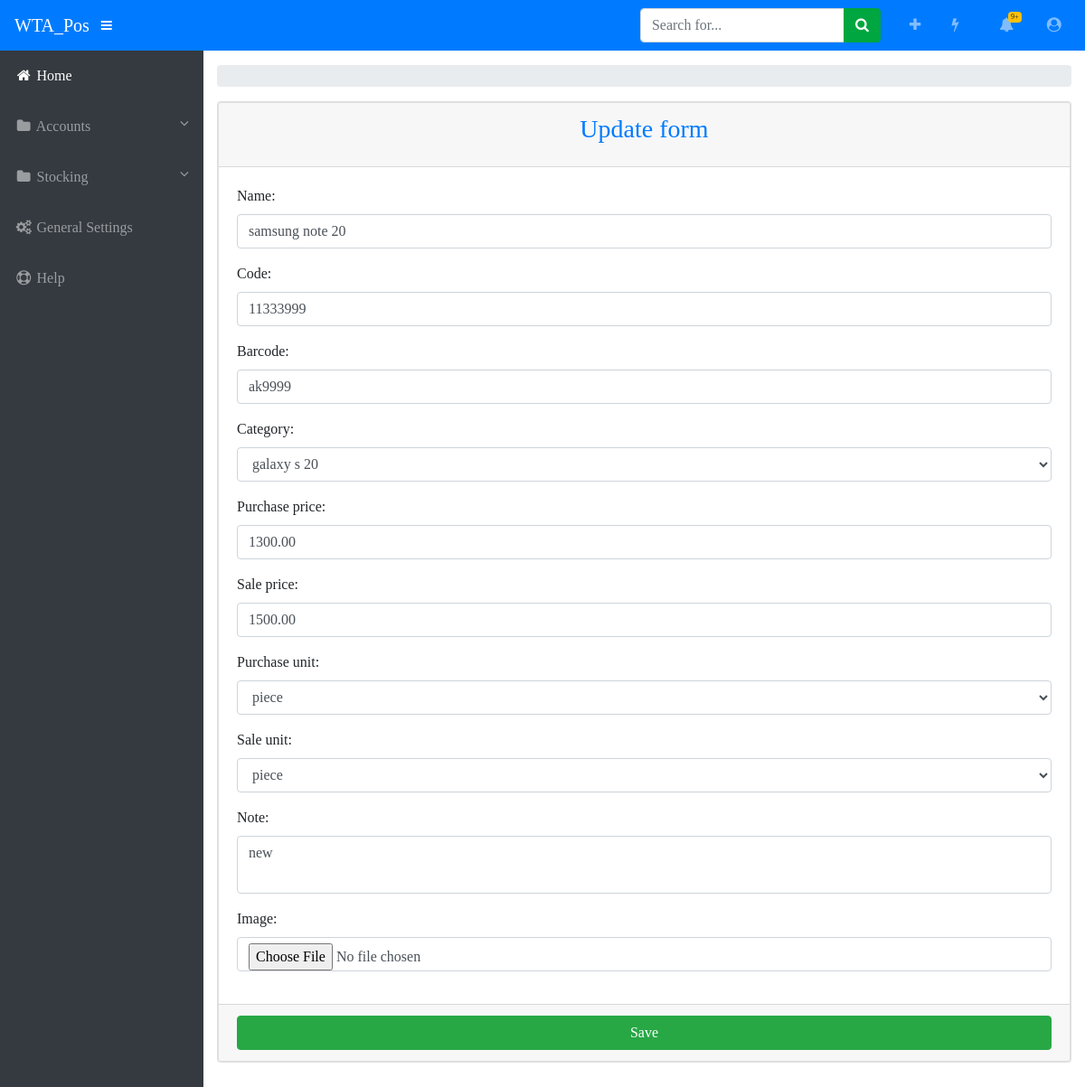
Screenshot of /Stocked/update/Products/1/ with the database file from the repository.
### Stocked/models.py (models this page shows)
class Product(models.Model):
    name = models.CharField(max_length=32)
    code = models.CharField(max_length=8)
    barcode = models.CharField(max_length=16)
    category = models.ForeignKey(Category,on_delete=models.CASCADE)
    purchase_price = models.DecimalField(max_digits=9,decimal_places=2)
    sale_price = models.DecimalField(max_digits=9,decimal_places=2)
    purchase_unit = models.ForeignKey(Unit,on_delete=models.CASCADE,related_name='parchase_unit')
    sale_unit = models.ForeignKey(Unit,on_delete=models.CASCADE,related_name='sale_unit')
    note = models.TextField(max_length=64)
    image = models.ImageField(upload_to="pro_images/%y/%m/%d",default='pro_images/default.png',blank=True)

class Category(models.Model):
    name = models.CharField(max_length=32)
    brand = models.ForeignKey(Brand,on_delete=models.CASCADE)
    note = models.TextField()
    def __str__(self):
        return self.name

class Unit(models.Model):
    name = models.CharField(max_length=32)
    code = models.CharField(max_length=4)
    note = models.TextField()
    def __str__(self):
        return self.name

### Stocked/views.py (the view, shortened to what this page needs)
# urls.py: path('update/<str:template_name>/<int:pk>/',views.updateView.as_view(),name='update'),
class updateView(UpdateView):
    fields = '__all__'
    template_name = 'control/update.html'
    def get_object(self):
        model = get_list_by_template_name(self.kwargs['template_name'])
        pk = self.kwargs['pk']
        return model.objects.get(pk=pk)

### Stocked/utility.py (called while the page is built)
def get_list_by_template_name(template_name)->models:
    if template_name in models_dict :
        return models_dict[template_name]
    else:
        return None

### Stocked/templates/control/update.html (shortened to what this page needs)
{% extends 'Stocked.html' %}
{% block content %}
    <form action="" method="POST" class="card">
        <div class="card-header text-center text-primary">
            <h3 class="card-title">Update form</h3>
        </div>
        <div class="card-body">
        {{form.as_p}}
        </div>
        <div class="card-footer">
            <button type="submit" class="btn btn-success w-100">Save</button>
        </div>
    </form>
{% endblock content %}

### Core/static/css/styles.css (style rules this page uses)
html { position: relative; min-height: 100%; }
body { height: 100%; font-family: Montserrat !important; }
:root { --input-padding-x: 0.75rem; --input-padding-y: 0.75rem; }

### rows the page displays
Product: name "samsung note 20", code "11333999", barcode "ak9999", category "galaxy s 20", purchase_price "1300.00", sale_price "1500.00", purchase_unit "piece", sale_unit "piece", note "new"
